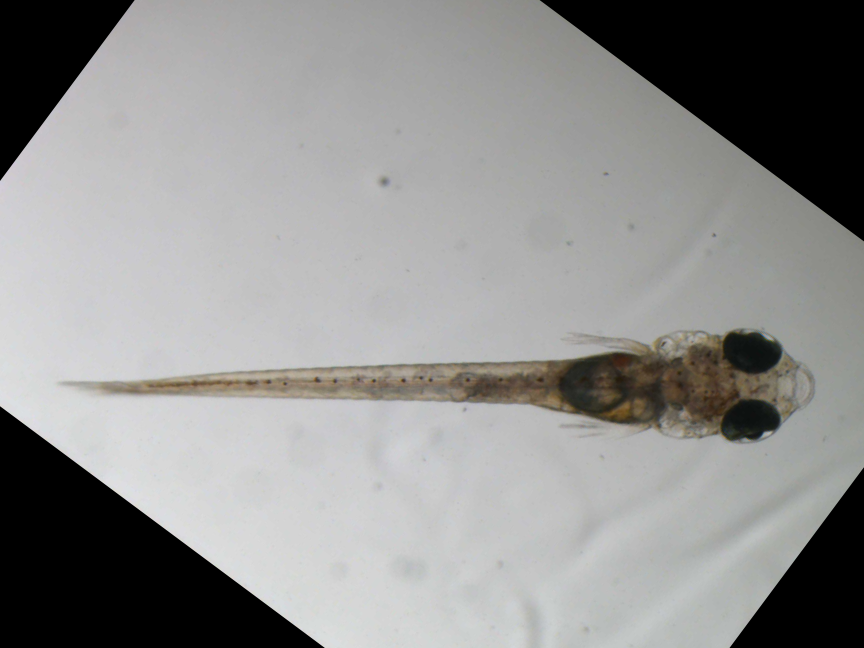
#> input picture img/rotated_0.tif, 2592 x 1944 px (shown at 1/3 size)
$ python -i preprocess.py   (imports and definitions only)
#> lines starting #> are read from the running program, lines starting #| are printed output that depends on the picture; after the words box and inside, x2 and y2 are one past the last pixel; in counts of white or black regions, pixels touching at a corner belong together
# Preprocessing image - downscaling, grayscale, gaussian blur and threshold

# Sources: https://pyimagesearch.com/2016/03/28/measuring-size-of-objects-in-an-image-with-opencv/ (13.01.23)
# https://www.tutorialkart.com/opencv/python/opencv-python-resize-image/ (13.01.23)
# https://learnopencv.com/opencv-threshold-python-cpp/

# import libraries
import cv2


# open and preprocess image
def prep(path):

    # values for threshold value and max threshold
#> called with path = 'img/rotated_0.tif'
    thresh = 150
    max_value = 220

    # load the image
    img = cv2.imread(path)
#> img is the input picture: shape (1944, 2592, 3); mean B, G, R 143, 144.2, 144.3

    # apply blur
    # img = cv2.GaussianBlur(img, (31, 31), 0)
    # img = cv2.medianBlur(img, ksize=11)  # large kernel

    # apply threshold
    _, img = cv2.threshold(img, thresh, max_value, cv2.THRESH_BINARY)
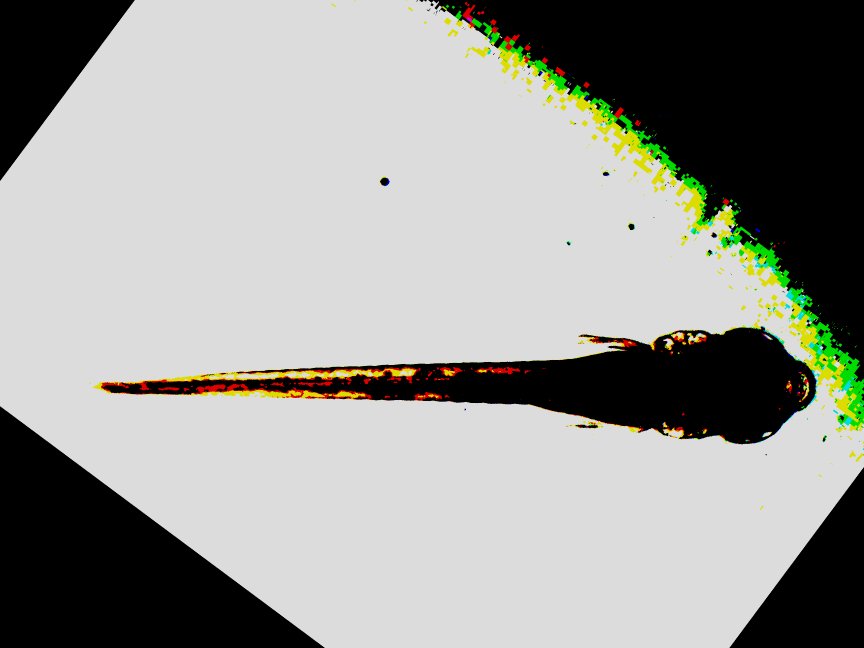
#> img: shape (1944, 2592, 3) (shown at 1/3 size); mean B, G, R 149.8, 154.8, 153.9

    # remove noise
    img = cv2.cvtColor(img, cv2.COLOR_BGR2GRAY)
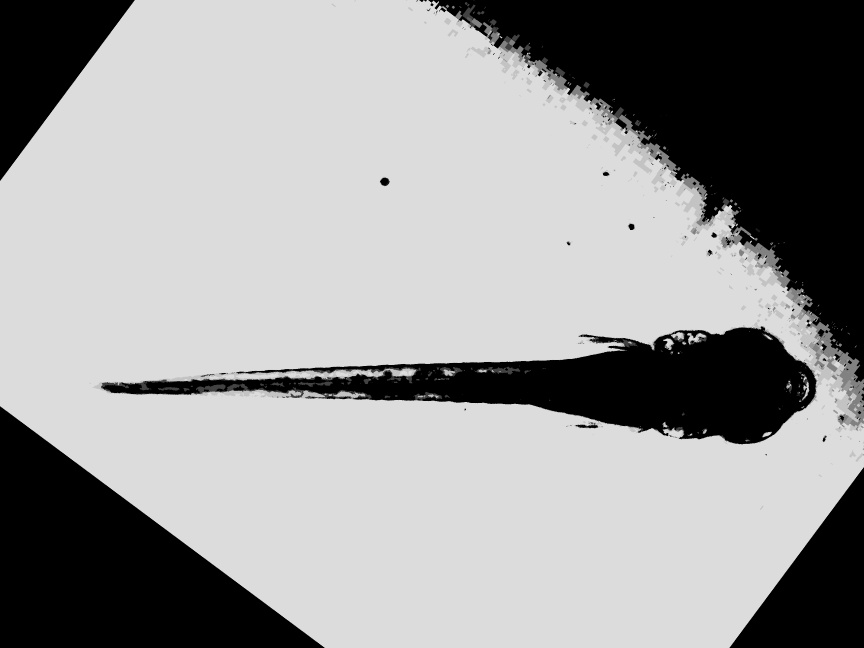
#> img: shape (1944, 2592) (shown at 1/3 size); min 0, max 220, mean 154
    se = cv2.getStructuringElement(cv2.MORPH_RECT, (8, 8))
    bg = cv2.morphologyEx(img, cv2.MORPH_DILATE, se)
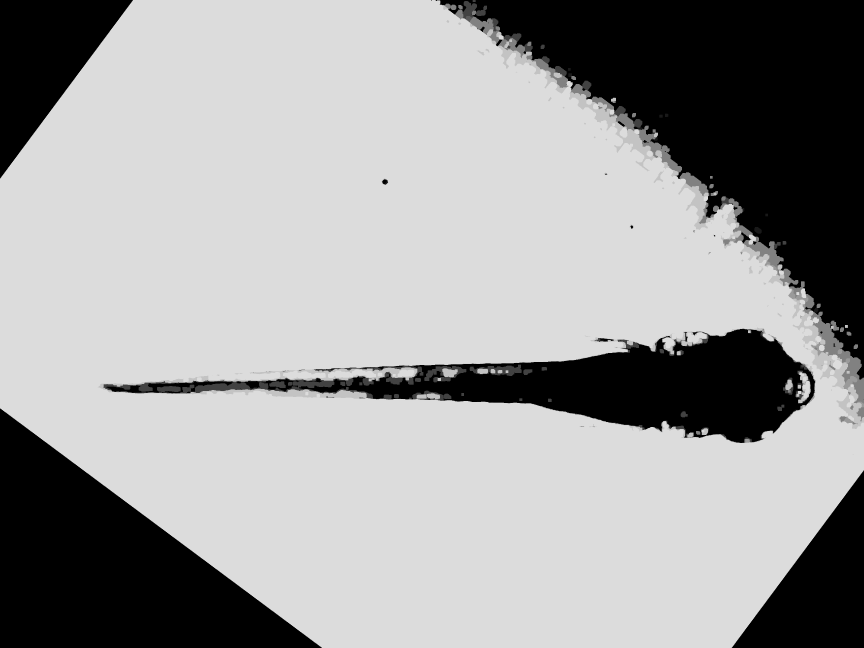
#> bg: shape (1944, 2592) (shown at 1/3 size); min 0, max 220, mean 157.6
    out_gray = cv2.divide(img, bg, scale=255)
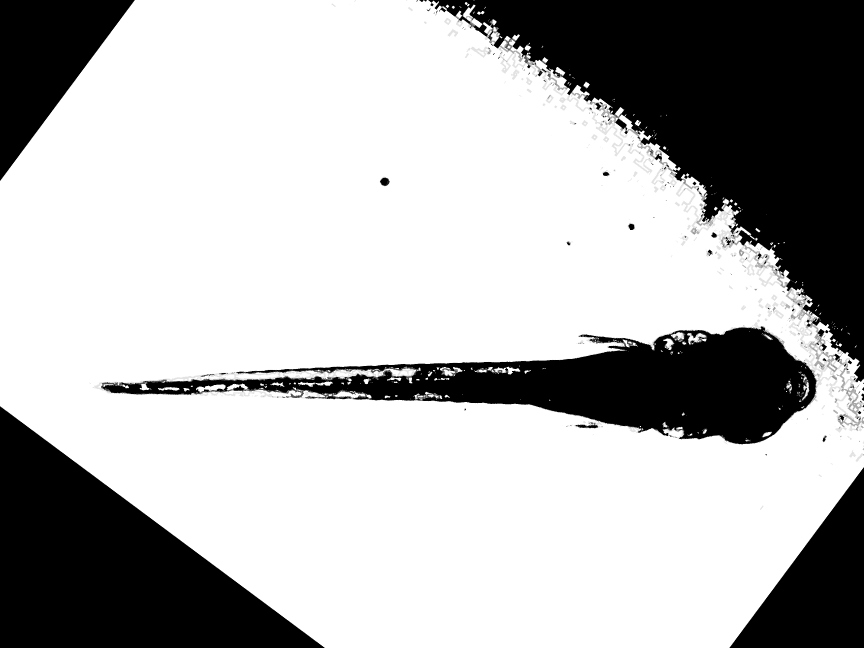
#> out_gray: shape (1944, 2592) (shown at 1/3 size); min 0, max 255, mean 179.7
    out_binary = cv2.threshold(out_gray, 0, 255, cv2.THRESH_OTSU)[1]
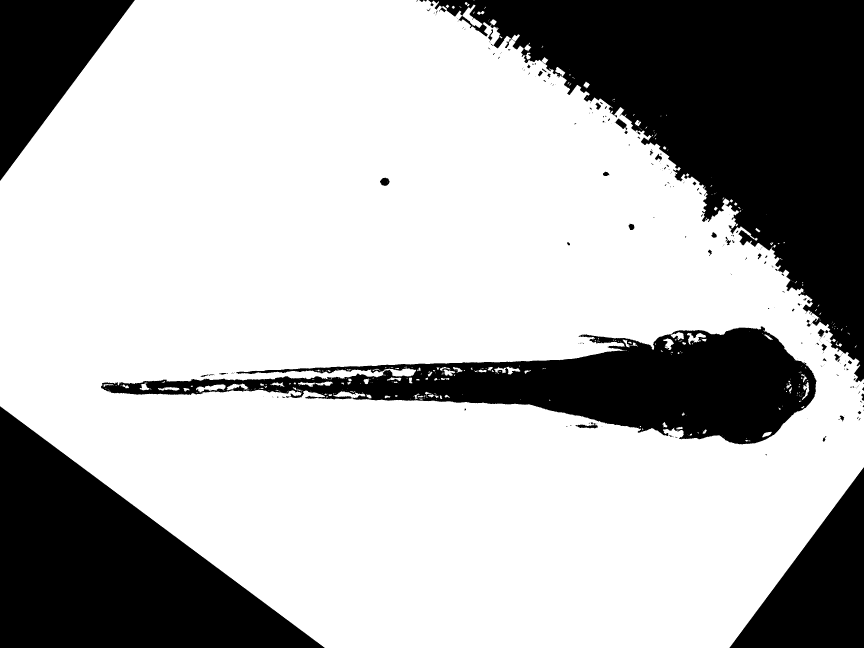
#> out_binary: shape (1944, 2592) (shown at 1/3 size); 70.6% white; 250 black regions (173 under 20 px), largest, box (x1, y1, x2, y2) and area: (1285, 0, 2592, 1147) 608746, (0, 1219, 974, 1944) 353710, (303, 979, 2450, 1333) 290392

    return out_binary, cv2.imread(path)


# load image and apply morphology
def morph(img):
    # load the image
    img = cv2.imread(img)

    # convert to grayscale
    gray = cv2.cvtColor(img, cv2.COLOR_BGR2GRAY)

    # blur
    blur = cv2.GaussianBlur(gray, (0, 0), sigmaX=33, sigmaY=33)

    # divide
    divide = cv2.divide(gray, blur, scale=255)

    # apply threshold
    thresh = cv2.threshold(divide, 0, 255, cv2.THRESH_BINARY + cv2.THRESH_OTSU)[1]

    # apply morphology
    kernel = cv2.getStructuringElement(cv2.MORPH_RECT, (3, 3))
    morph = cv2.morphologyEx(thresh, cv2.MORPH_CLOSE, kernel)

    # save result
    cv2.imwrite("hebrew_text_division.jpg", divide)
    cv2.imwrite("hebrew_text_division_threshold.jpg", thresh)
    cv2.imwrite("hebrew_text_division_morph.jpg", morph)

    return morph


# resize an image by scale_percent%
def scale(img, scale_percent):
    # calculate new width and height
    width = int(img.shape[1] * scale_percent / 100)
    height = int(img.shape[0] * scale_percent / 100)
    dim = (width, height)

    # resize image
    img = cv2.resize(img, dim, interpolation=cv2.INTER_AREA)

    # return resized image
    return img

>>> result = prep('img/rotated_0.tif')

$ run again, on img/rotated_1.tif
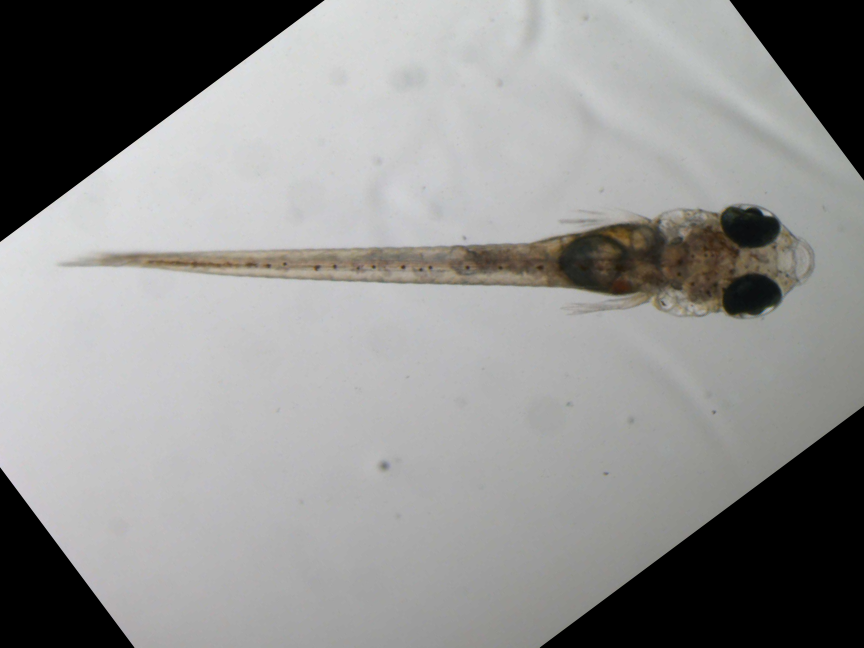
#> input picture img/rotated_1.tif, 2592 x 1943 px (shown at 1/3 size)
#> in prep, img is the input picture: shape (1943, 2592, 3); mean B, G, R 142.9, 144.1, 144.2
#> in prep, `bg = cv2.morphologyEx(img, cv2.MORPH_DILATE, se)`:
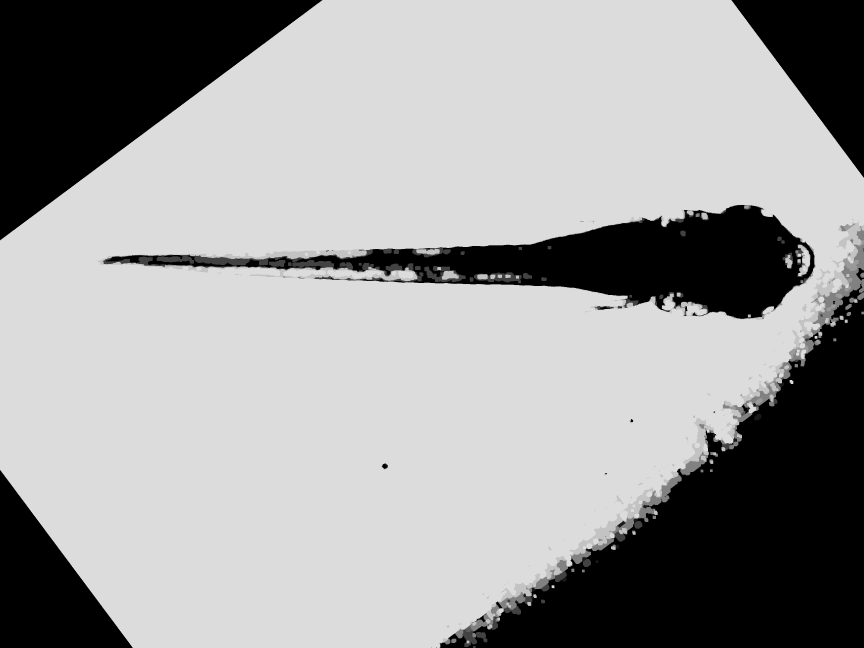
#> bg: shape (1943, 2592) (shown at 1/3 size); min 0, max 220, mean 157.7
#> in prep, `out_binary = cv2.threshold(out_gray, 0, 255, cv2.THRESH_OTSU)[1]`:
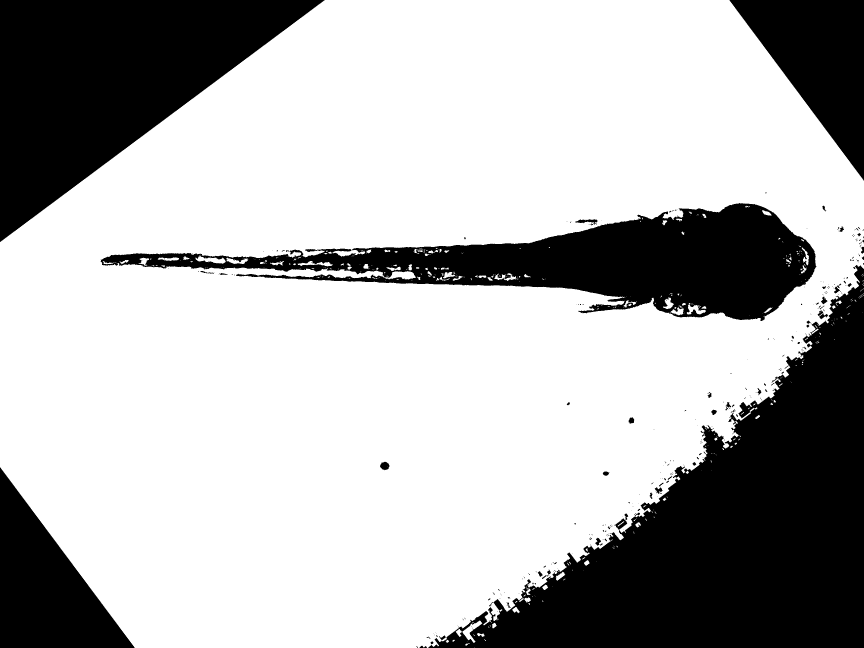
#> out_binary: shape (1943, 2592) (shown at 1/3 size); 70.5% white; 279 black regions (203 under 20 px), largest, box (x1, y1, x2, y2) and area: (1285, 795, 2592, 1943) 612386, (0, 0, 974, 726) 353994, (302, 609, 2449, 963) 290795

$ run again, on img/rotated_2.tif
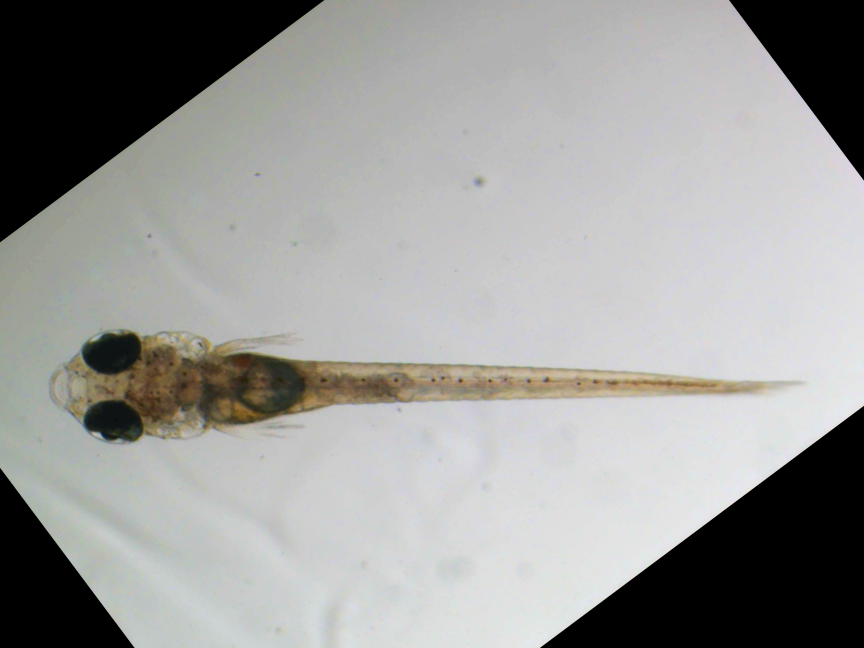
#> input picture img/rotated_2.tif, 2592 x 1944 px (shown at 1/3 size)
#> in prep, img is the input picture: shape (1944, 2592, 3); mean B, G, R 152.9, 154.9, 154.8
#> in prep, `bg = cv2.morphologyEx(img, cv2.MORPH_DILATE, se)`:
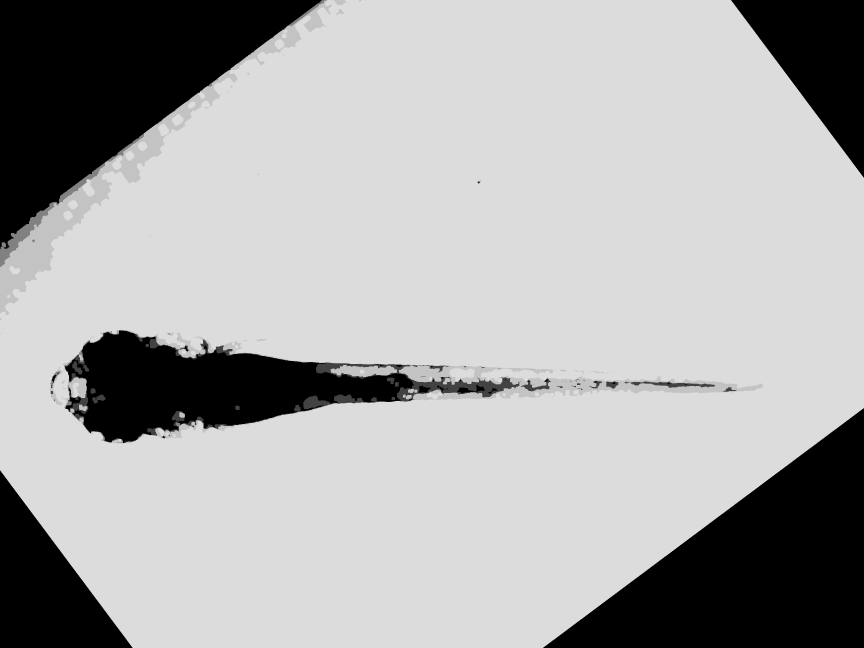
#> bg: shape (1944, 2592) (shown at 1/3 size); min 0, max 220, mean 170.6
#> in prep, `out_binary = cv2.threshold(out_gray, 0, 255, cv2.THRESH_OTSU)[1]`:
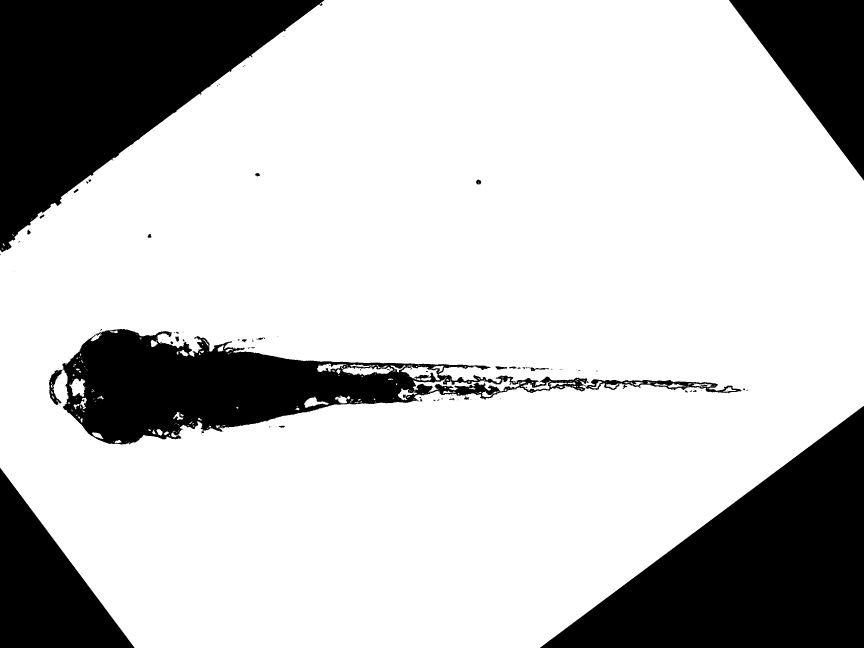
#> out_binary: shape (1944, 2592) (shown at 1/3 size); 76.9% white; 125 black regions (88 under 20 px), largest, box (x1, y1, x2, y2) and area: (0, 0, 973, 757) 357226, (1620, 1218, 2592, 1944) 353613, (146, 987, 1766, 1334) 226813
